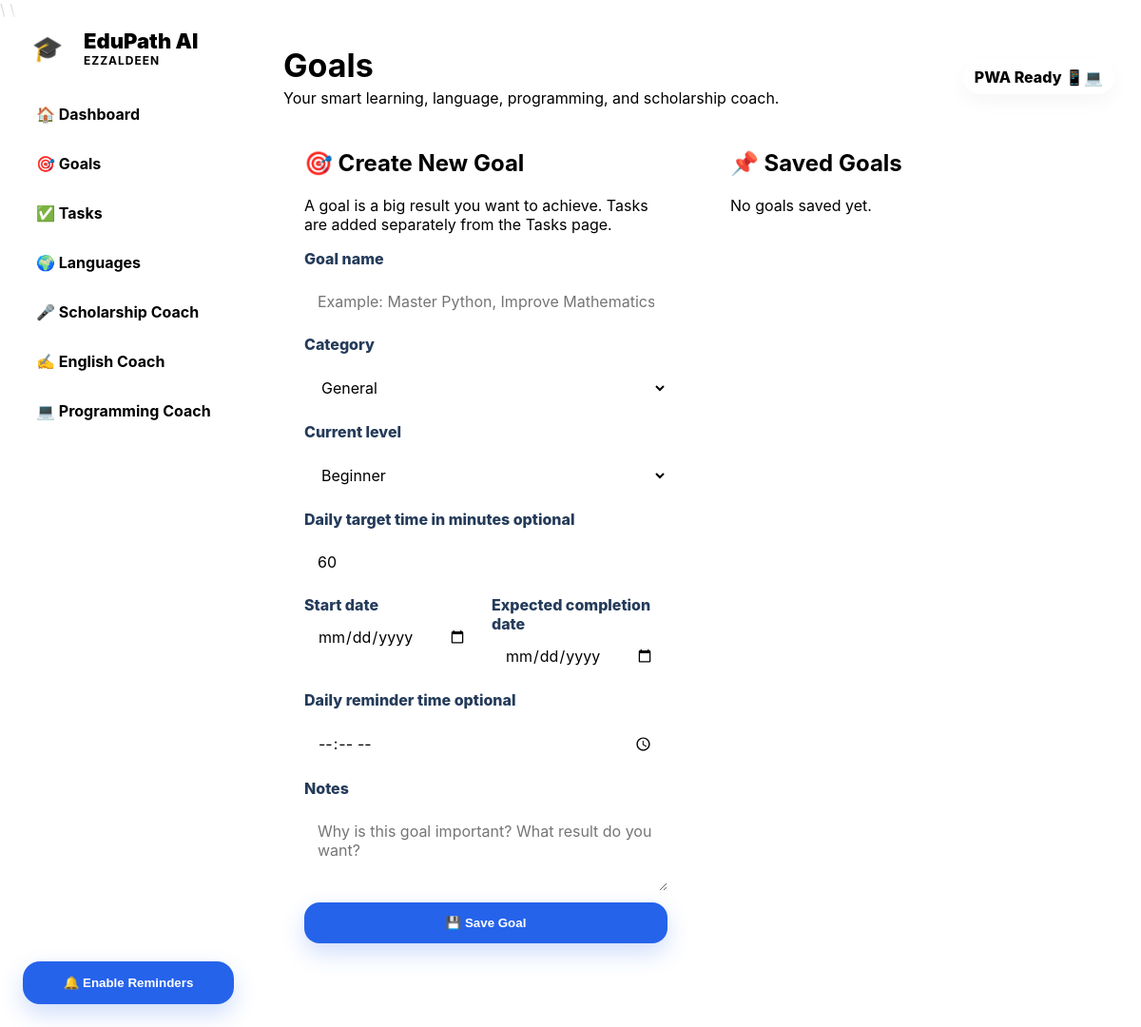
The app's page /goals, older data.
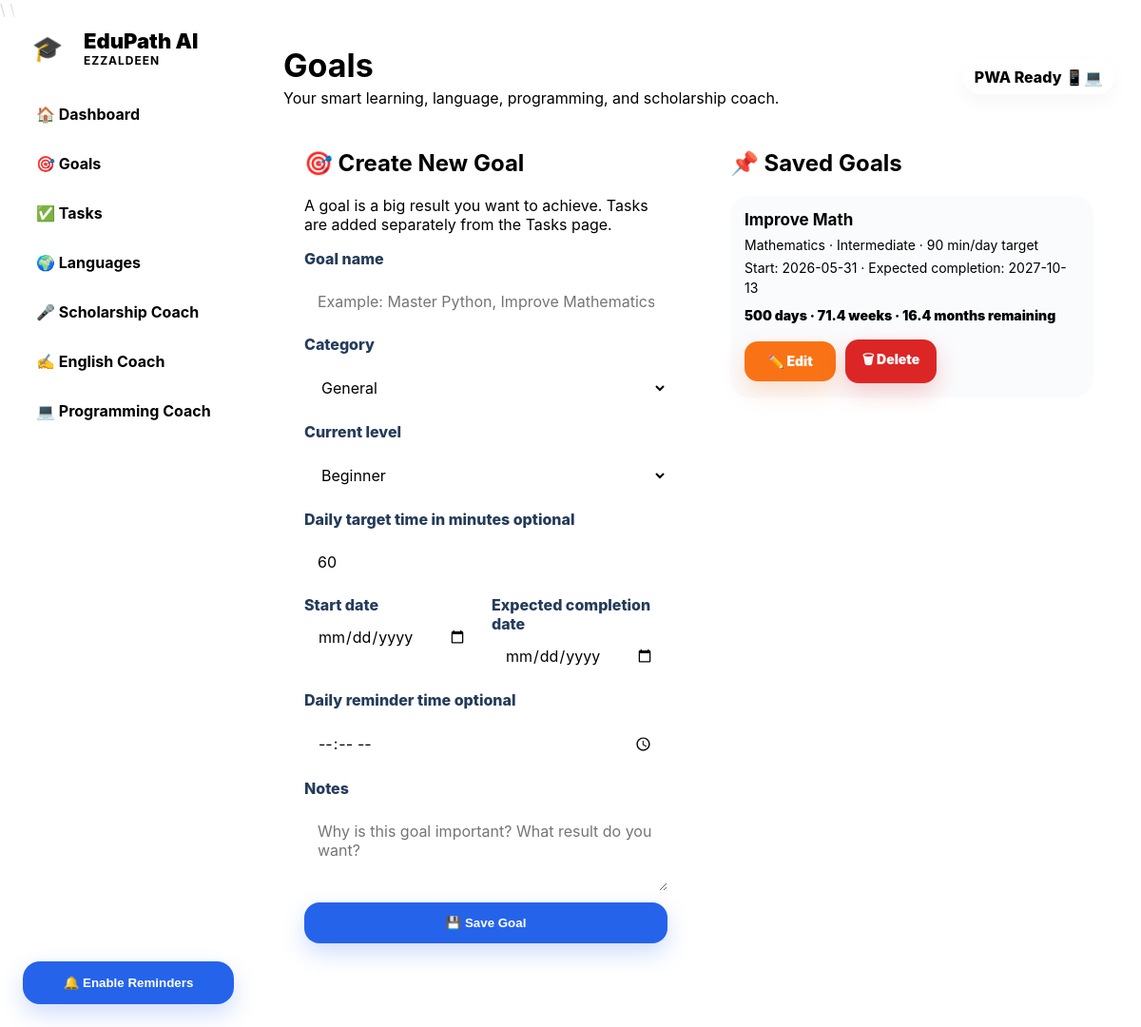
The same page, newer data.
### app/__init__.py (models this page shows)
class Goal(db.Model):
    id = db.Column(db.Integer, primary_key=True)
    title = db.Column(db.String(180), nullable=False)
    category = db.Column(db.String(80), nullable=False, default="General")
    current_level = db.Column(db.String(80), nullable=False, default="Beginner")
    daily_minutes = db.Column(db.Integer, nullable=False, default=60)
    start_date = db.Column(db.String(40), nullable=True)
    deadline = db.Column(db.String(40), nullable=True)
    reminder_time = db.Column(db.String(20), nullable=True)
    notes = db.Column(db.Text, nullable=True)
    created_at = db.Column(db.DateTime, default=datetime.utcnow)

### app/__init__.py (the view, shortened to what this page needs)
    @app.route("/goals", methods=["GET", "POST"])
    def goals():
        all_goals = Goal.query.order_by(Goal.id.desc()).all()
        for goal in all_goals:
            goal.time_left = calculate_goal_time_left(goal.deadline)
        return render_template("goals.html", goals=all_goals)

### app/__init__.py (called while the page is built)
def calculate_goal_time_left(deadline):
    if not deadline:
        return None
    try:
        target = datetime.strptime(deadline, "%Y-%m-%d").date()
        days = (target - date.today()).days
        return {"days": days, "weeks": round(days / 7, 1), "months": round(days / 30.44, 1), "status": "remaining" if days >= 0 else "overdue"}
    except Exception:
        return None

### app/templates/goals.html (shortened to what this page needs)
{% extends "base.html" %}
{% block page_title %}Goals{% endblock %}
{% block content %}
<section class="grid-2"><div class="card"><h2>🎯 Create New Goal</h2><p class="muted">A goal is a big result you want to achieve. Tasks are added separately from the Tasks page.</p><form method="POST" class="form"><label>Goal name</label><input name="title" placeholder="Example: Master Python, Improve Mathematics, Prepare for Scholarship Interview"><label>Category</label><select name="category"><option>General</option><option>English</option><option>Language</option><option>Programming</option><option>Mathematics</option><option>Scholarship</option><option>AI</option></select><label>Current level</label><select name="current_level"><option>Beginner</option><option>Intermediate</option><option>Advanced</option></select><label>Daily target time in minutes optional</label><input name="daily_minutes" type="number" value="60" min="0"><div class="form-row"><div><label>Start date</label><input name="start_date" type="date"></div><div><label>Expected completion date</label><input name="deadline" type="date"></div></div><label>Daily reminder time optional</label><input name="reminder_time" type="time"><label>Notes</label><textarea name="notes" rows="3" placeholder="Why is this goal important? What result do you want?"></textarea><button type="submit">💾 Save Goal</button></form></div><div class="card"><h2>📌 Saved Goals</h2>{% for goal in goals %}<div class="item goal-item"><strong>{{ goal.title }}</strong><span>{{ goal.category }} · {{ goal.current_level }} · {{ goal.daily_minutes }} min/day target</span><span>Start: {{ goal.start_date or "not set" }} · Expected completion: {{ goal.deadline or "not set" }}</span>{% if goal.time_left %}{% if goal.time_left.status == "remaining" %}<span class="countdown good">{{ goal.time_left.days }} days · {{ goal.time_left.weeks }} weeks · {{ goal.time_left.months }} months remaining</span>{% else %}<span class="countdown danger-text">Overdue by {{ -goal.time_left.days }} days</span>{% endif %}{% else %}<span class="muted">No deadline set.</span>{% endif %}<div class="actions"><a class="small-button warning" href="{{ url_for('edit_goal', goal_id=goal.id) }}">✏️ Edit</a><a class="small-button danger" href="{{ url_for('delete_goal', goal_id=goal.id) }}">🗑 Delete</a></div></div>{% else %}<p class="muted">No goals saved yet.</p>{% endfor %}</div></section>
{% endblock %}

### app/templates/base.html (shortened to what this page needs)
\
<!doctype html>
<html lang="en">
<head>
    <link rel="stylesheet" href="{{ url_for('static', filename='css/style.css') }}">
</head>
<body>
    <aside class="sidebar">
        <div class="brand-block">
            <div class="logo">🎓</div>
            <div>
                <div class="brand">EduPath AI</div>
                <div class="brand-small">EZZALDEEN</div>
            </div>
        </div>
        <nav>
            <a href="{{ url_for('index') }}">🏠 Dashboard</a>
            <a href="{{ url_for('goals') }}">🎯 Goals</a>
            <a href="{{ url_for('tasks') }}">✅ Tasks</a>
            <a href="{{ url_for('languages') }}">🌍 Languages</a>
            <a href="{{ url_for('interview') }}">🎤 Scholarship Coach</a>
            <a href="{{ url_for('english') }}">✍️ English Coach</a>
            <a href="{{ url_for('programming') }}">💻 Programming Coach</a>
        </nav>
        <button class="notify-btn" id="enableNotifications">🔔 Enable Reminders</button>
    </aside>
    <main class="main">
        <header class="topbar">
            <div>
                <h1>{% block page_title %}EduPath AI EZZALDEEN{% endblock %}</h1>
                <p>Your smart learning, language, programming, and scholarship coach.</p>
            </div>
            <div class="pill">PWA Ready 📱💻</div>
        </header>
        {% block content %}{% endblock %}
    </main>
</body>
</html>

Row changes from the older to the newer data that the page shows:
added Goal: title "Improve Math", category "Mathematics", current_level "Intermediate", daily_minutes "90", start_date "2026-05-31", deadline "2027-10-13", time_left.days "500", time_left.weeks "71.4", time_left.months "16.4"
Text that changed along with them:
text no longer shown: "No goals saved yet."
